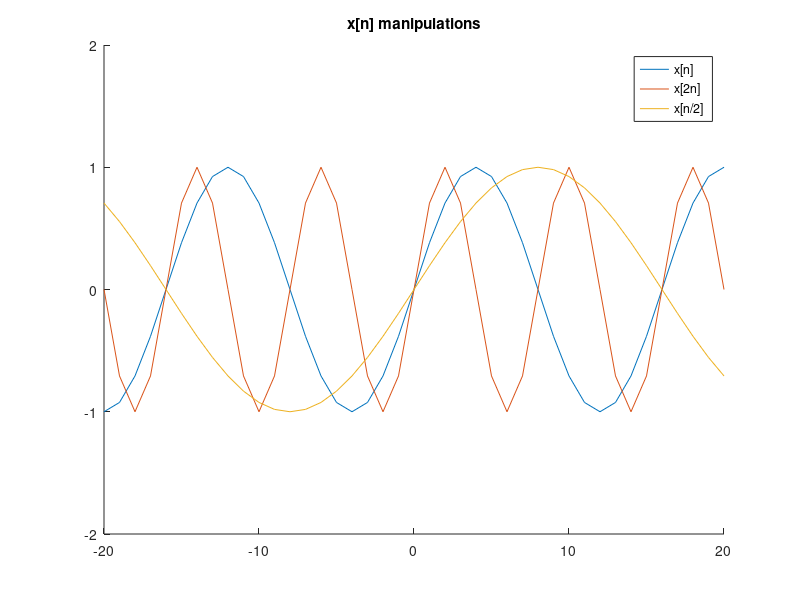

The MATLAB script that drew this image:
%% ECEN 3300 HW 3 Bonus Question
%       by: Ian Faber

% Housekeeping
clc; clear; close all;

% Code
n = -20:1:20;
x = @(n) sin((pi/8)*n);

x1 = x(n);
y1 = x(2*n);
y2 = x(n/2);

figure
hold on
title("x[n] manipulations")
plot(n,x1);
plot(n,y1);
plot(n,y2);
ylim([-2,2]);
legend("x[n]", "x[2n]", "x[n/2]", 'location','best')
